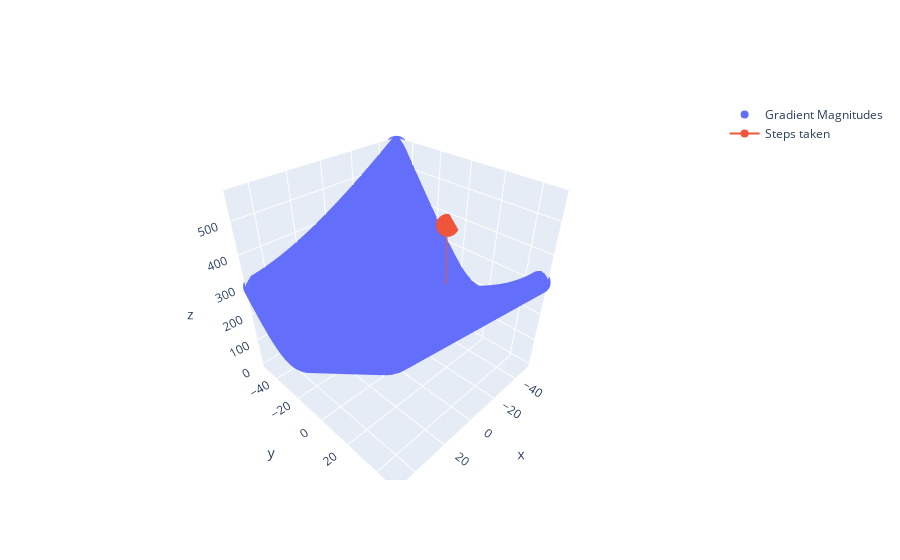

Source (notebook cell):
### Markdown cell above
Success! We see that the final red dot is on the solution `[-2,2]` given an alpha of `0.1` and 100 steps. 
However how did we choose `alpha`? There might be a more automatic way of picking this.

[Shewchuk, 1994](https://www.cs.cmu.edu/~quake-papers/painless-conjugate-gradient.pdf) pg 6 choice of alpha should be such that $\frac{d}{d\alpha}f(x_1) = 0$.
Which if we remember that $x_1 = x_0 + \alpha r_0$, then $\frac{d}{d\alpha}f(x_1) = 0$ turns into $f'(x_1)^{T}r_0 = 0$ implying that $f'(x_1)^{T}$ and $r_0$ are orthogonal to each other.

In the end, the final equation is $\alpha = \frac{r^{T}_{0}r_{0}}{r^{T}_{0}A r_{0}}$

Note that $r^{T}_{0}A r_{0}$ and/or $r^{T}_{0}r_{0}$ will be zero if perfectly orthogonal.

### Code cell
def sd_step2(x_i,r,alpha):
    return x_i + alpha * r

def alpha_calc_line_search(x,n_iterations,alpha=0.01):
    steps = []

    for i in range(n_iterations):
        steps.append(x)
        r = non_linear_residual(x)
        # $\alpha = \frac{r^{T}_{0}r_{0}}{r^{T}_{0}A r_{0}}$
        alpha = (r.T@r) / (r.T @ (A@r))[0][0]
        x = sd_step2(x,r,alpha)
    return steps

plot3d(xx,f_prime,alpha_calc_line_search)

### Figure 1 — Plotly figure (JSON) as saved in the notebook; plotly's stock layout.template omitted (floating-point values rounded to 4 significant figures; data arrays with more than 128 entries replaced by an {"elided": "..."} marker saying what was removed)
{"data": [{"mode": "markers", "name": "Gradient Magnitudes", "type": "scatter3d", "x": {"elided": "10000 int values"}, "y": {"elided": "10000 int values"}, "z": {"elided": "10000 float values"}}, {"mode": "lines+markers", "name": "Steps taken", "type": "scatter3d", "x": [-50, -22.7, -7.199, -2.369, 0.3728, 1.227, 1.712, 1.863, 1.949, 1.976, 1.991, 1.996, 1.998, 1.999, 2.0, 2.0, 2.0, 2.0, 2.0, 2.0, 2.0, 2.0, 2.0, 2.0, 2, 2, null, null, null, null, null, null, null, null, null, null, null, null, null, null, null, null, null, null, null, null, null, null, null, null, null, null, null, null, null, null, null, null, null, null, null, null, null, null, null, null, null, null, null, null, null, null, null, null, null, null, null, null, null, null, null, null, null, null, null, null, null, null, null, null, null, null, null, null, null, null, null, null, null, null], "y": [-10, 14.13, -3.415, 0.8526, -2.25, -1.495, -2.044, -1.911, -2.008, -1.984, -2.001, -1.997, -2.0, -2.0, -2.0, -2.0, -2.0, -2.0, -2.0, -2.0, -2.0, -2.0, -2, -2.0, -2.0, -2, null, null, null, null, null, null, null, null, null, null, null, null, null, null, null, null, null, null, null, null, null, null, null, null, null, null, null, null, null, null, null, null, null, null, null, null, null, null, null, null, null, null, null, null, null, null, null, null, null, null, null, null, null, null, null, null, null, null, null, null, null, null, null, null, null, null, null, null, null, null, null, null, null, null], "z": [367.8, 197.5, 147.0, 116.3, 108.7, 103.9, 104.0, 103.8, 104.0, 104.0, 104.0, 104.0, 104.0, 104.0, 104.0, 104.0, 104.0, 104.0, 104.0, 104.0, 104.0, 104.0, 104.0, 104.0, 104.0, 104, null, null, null, null, null, null, null, null, null, null, null, null, null, null, null, null, null, null, null, null, null, null, null, null, null, null, null, null, null, null, null, null, null, null, null, null, null, null, null, null, null, null, null, null, null, null, null, null, null, null, null, null, null, null, null, null, null, null, null, null, null, null, null, null, null, null, null, null, null, null, null, null, null, null]}], "layout": {}}
